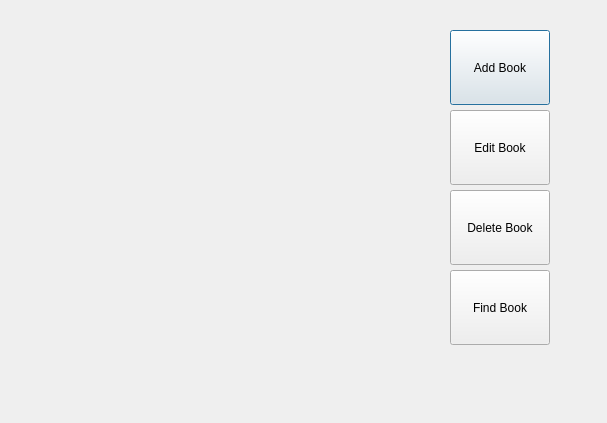
<?xml version="1.0" encoding="UTF-8"?>
<ui version="4.0">
 <class>ManageBooks</class>
 <widget class="QDialog" name="ManageBooks">
  <property name="geometry">
   <rect>
    <x>0</x>
    <y>0</y>
    <width>607</width>
    <height>423</height>
   </rect>
  </property>
  <property name="windowTitle">
   <string>Manage Books</string>
  </property>
  <widget class="QPushButton" name="AddBook">
   <property name="geometry">
    <rect>
     <x>450</x>
     <y>30</y>
     <width>100</width>
     <height>75</height>
    </rect>
   </property>
   <property name="text">
    <string>Add Book</string>
   </property>
  </widget>
  <widget class="QPushButton" name="EditBook">
   <property name="geometry">
    <rect>
     <x>450</x>
     <y>110</y>
     <width>100</width>
     <height>75</height>
    </rect>
   </property>
   <property name="text">
    <string>Edit Book</string>
   </property>
  </widget>
  <widget class="QPushButton" name="DeleteBook">
   <property name="geometry">
    <rect>
     <x>450</x>
     <y>190</y>
     <width>100</width>
     <height>75</height>
    </rect>
   </property>
   <property name="text">
    <string>Delete Book</string>
   </property>
  </widget>
  <widget class="QPushButton" name="FindBook">
   <property name="geometry">
    <rect>
     <x>450</x>
     <y>270</y>
     <width>100</width>
     <height>75</height>
    </rect>
   </property>
   <property name="text">
    <string>Find Book</string>
   </property>
  </widget>
 </widget>
 <resources/>
 <connections/>
</ui>
